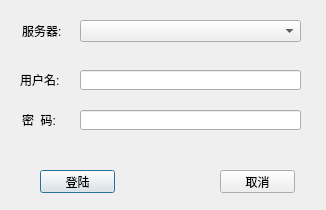
<?xml version="1.0" encoding="UTF-8"?>
<ui version="4.0">
 <class>LoginDialog</class>
 <widget class="QDialog" name="LoginDialog">
  <property name="geometry">
   <rect>
    <x>0</x>
    <y>0</y>
    <width>326</width>
    <height>210</height>
   </rect>
  </property>
  <property name="windowTitle">
   <string>Dialog</string>
  </property>
  <widget class="QLabel" name="label">
   <property name="geometry">
    <rect>
     <x>22</x>
     <y>25</y>
     <width>54</width>
     <height>12</height>
    </rect>
   </property>
   <property name="text">
    <string>服务器:</string>
   </property>
  </widget>
  <widget class="QLabel" name="label_2">
   <property name="geometry">
    <rect>
     <x>20</x>
     <y>74</y>
     <width>54</width>
     <height>12</height>
    </rect>
   </property>
   <property name="text">
    <string>用户名:</string>
   </property>
  </widget>
  <widget class="QLabel" name="label_3">
   <property name="geometry">
    <rect>
     <x>22</x>
     <y>114</y>
     <width>54</width>
     <height>12</height>
    </rect>
   </property>
   <property name="text">
    <string>密  码:</string>
   </property>
  </widget>
  <widget class="QLineEdit" name="edt_user">
   <property name="geometry">
    <rect>
     <x>80</x>
     <y>70</y>
     <width>221</width>
     <height>20</height>
    </rect>
   </property>
  </widget>
  <widget class="QLineEdit" name="edt_password">
   <property name="geometry">
    <rect>
     <x>80</x>
     <y>110</y>
     <width>221</width>
     <height>20</height>
    </rect>
   </property>
  </widget>
  <widget class="QComboBox" name="comboBox">
   <property name="geometry">
    <rect>
     <x>80</x>
     <y>20</y>
     <width>221</width>
     <height>22</height>
    </rect>
   </property>
  </widget>
  <widget class="QPushButton" name="but_login">
   <property name="geometry">
    <rect>
     <x>40</x>
     <y>170</y>
     <width>75</width>
     <height>23</height>
    </rect>
   </property>
   <property name="text">
    <string>登陆</string>
   </property>
  </widget>
  <widget class="QPushButton" name="but_cancle">
   <property name="geometry">
    <rect>
     <x>220</x>
     <y>170</y>
     <width>75</width>
     <height>23</height>
    </rect>
   </property>
   <property name="text">
    <string>取消</string>
   </property>
  </widget>
  <widget class="QLabel" name="lbl_status">
   <property name="geometry">
    <rect>
     <x>20</x>
     <y>140</y>
     <width>281</width>
     <height>16</height>
    </rect>
   </property>
   <property name="text">
    <string/>
   </property>
  </widget>
 </widget>
 <resources/>
 <connections/>
</ui>
